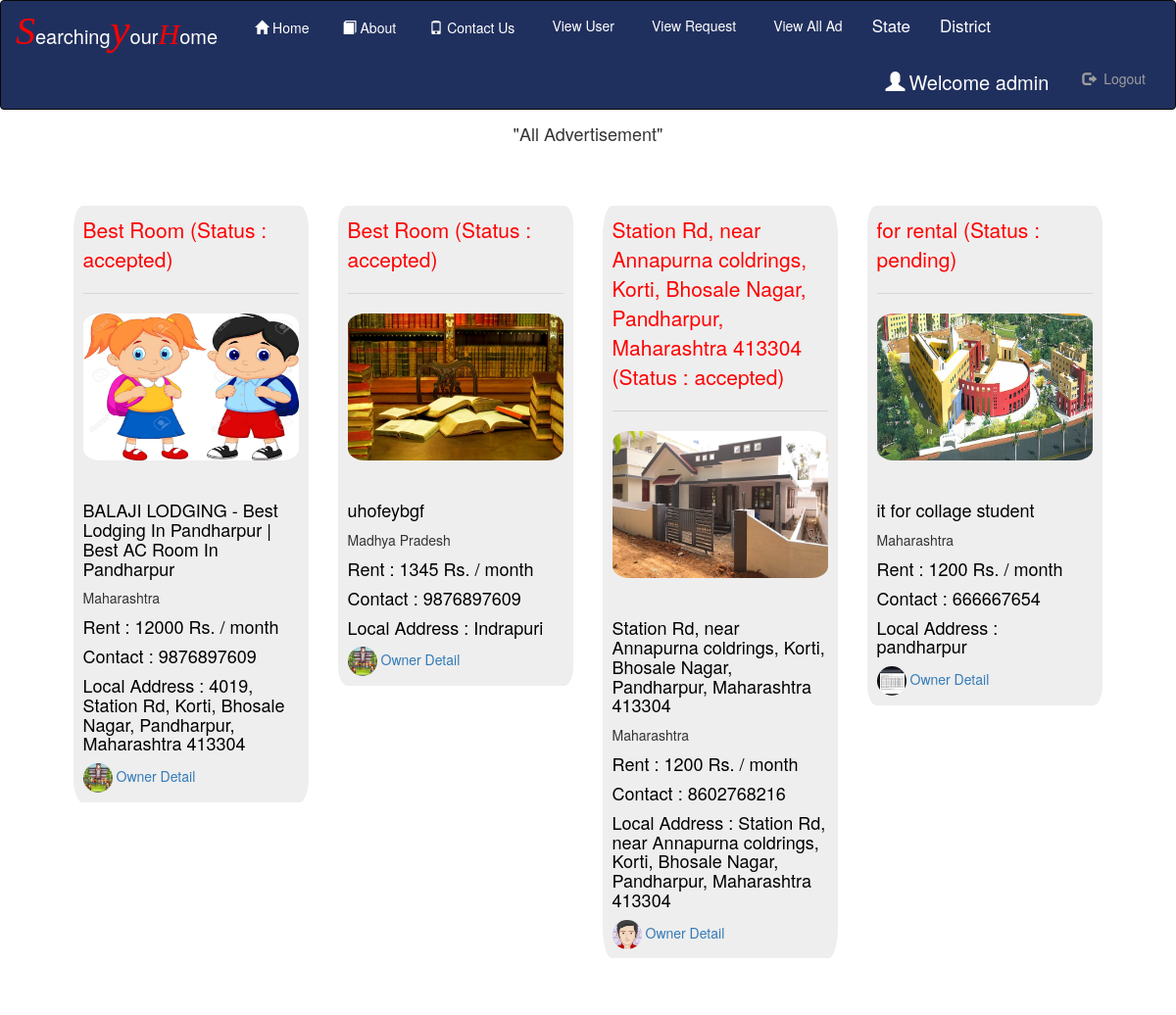
Page /all_ads (signed in) on the committed database.
### Room/models.py (models this page shows, shortened)
class Owner_Detail(models.Model):
    status = models.ForeignKey(Status,on_delete=models.CASCADE,null=True)
    register=models.ForeignKey(Register,on_delete=models.CASCADE,null=True)
    state=models.ForeignKey(State,on_delete=models.CASCADE,null=True)
    dist=models.ForeignKey(District,on_delete=models.CASCADE,null=True)
    local_add = models.CharField(max_length=100,null=True)
    title=models.CharField(max_length=100,null=True)
    desc=models.CharField(max_length=100,null=True)
    rent=models.IntegerField(null=True)
    img=models.FileField(null=True)

class Status(models.Model):
    status = models.CharField(max_length=100,null=True)

class State(models.Model):
    state=models.CharField(max_length=100,null=True)

class Register(models.Model):
    user=models.ForeignKey(User,on_delete=models.CASCADE,null=True)
    gen=models.CharField(max_length=30,null=True)
    add=models.CharField(max_length=100,null=True)
    mobile=models.CharField(max_length=10,null=True)
    image=models.FileField(null=True)
    birth=models.DateField(null=True)

### Room/views.py (the view)
# urls.py: path('all_ads', All_Ads ,name='alladd'),
def All_Ads(request):
    if not request.user.is_staff:
        return redirect('home')
    data=Owner_Detail.objects.all()
    d={'data':data}
    return render(request,'all_ads.html',d)

### Room/templates/all_ads.html (shortened to what this page needs)
{% extends 'navigation.html' %}
{% block body %}
<p align="center" style="margin-top:1%;font-size:18px">"All Advertisement"</p>
    <div class="row" style="margin:5%">
        {% for i in data %}
        <div class="col-sm-3">
            <div class="jumbotron" style="width:100%;border-radius:4%;padding:4%">
            <p style="color:red">{{i.title}} (Status :  {{i.status.status}}) <hr></p>
                <a href="{% url 'detail1' i.id %}" ><img src="{{i.img.url}}" style="border-radius:8%;width:100%;height:150px;"><hr></a>
            <h4 style="color:Black">{{i.desc}}</h4>{{i.state.state}}
            <h4 style="color:black">Rent : {{i.rent}} Rs. / month</h4>
            <h4 style="color:black">Contact : {{i.register.mobile}}</h4>
            <h4 style="color:black">Local Address : {{i.local_add}}</h4>
                <a href="{% url 'owner' i.id %}"><img src="{{i.register.image.url}}" style="border-radius:50%;width:30px;height:30px"> Owner Detail</a><br>
            </div>
        </div>
        {% endfor %}
    </div>
{% endblock %}

### Room/templates/navigation.html (shortened to what this page needs)
<!DOCTYPE html>
<html lang="en">
{% load static %}
<head>
  <link rel="stylesheet" href="https://maxcdn.bootstrapcdn.com/bootstrap/3.3.6/css/bootstrap.min.css">
    <link rel = stylesheet href = "https://cdn.datatables.net/1.10.20/css/jquery.dataTables.min.css">
</head>
<body>
<nav class="navbar navbar-inverse" style="padding:0px;margin:0px;background-color:#20305E;color:white;>
  <div class="container-fluid" style="padding:0px;margin:0px">
    <div class="navbar-header" style="margin-bottom:4px;margin-right:4px;">
      <a class="navbar-brand" href="#"><span style="font-size:40px;color:Red"><i style="font-family:cursive">S</i></span><span style="font-size:20px;color:white">earching</span><span style="font-size:45px;color:Red"><i style="font-family:cursive">y</i></span><span style="font-size:20px;color:white">our</span><span style="font-size:30px;color:Red"><i style="font-family:cursive">H</i></span><span style="font-size:20px;color:white">ome</span></a>
    </div>
    <ul class="nav navbar-nav">
      <li><a href="{% url 'home' %}" style = "color : white" ><span class="glyphicon glyphicon-home" style="padding:4px"></span>Home</a></li>
        <li><a href="{% url 'about' %}" style = "color : white"><span class="glyphicon glyphicon-book" style="padding:4px"></span>About</a></li>
        <li><a href="{% url 'contact' %}" style = "color : white"><span class="glyphicon glyphicon-phone" style="padding:4px"></span>Contact Us</a></li>
      {% if not request.user.is_staff %}
      <li><a href="{% url 'search' %}" style = "color : white"><span class="glyphicon glyphicon-search" style="padding:4px"></span>Search Home</a></li>
      {% if request.user.username %}
        <li><a href="{% url 'rent1' %}" style = "color : white"><span class="glyphicon glyphicon-plus" style="padding:4px"></span>Add HomeOnRent</a></li>
      <li><a href="{% url 'img' %}" style = "color : white"><span class="glyphicon glyphicon-View" style="padding:4px"></span>View My Ad</a></li>
    {% endif %}
        {% else %}
      <li><a href="{% url 'view_user' %}" style = "color : white"><span class="glyphicon glyphicon-View" style="padding:4px"></span>View User</a></li>
      <li><a href="{% url 'request' %}" style = "color : white"><span class="glyphicon glyphicon-View" style="padding:4px"></span>View Request</a></li>
      <li><a href="{% url 'alladd' %}" style = "color : white"><span class="glyphicon glyphicon-View" style="padding:4px"></span>View All Ad</a></li>
        <li class="nav-item dropdown">
      <a class="nav-link dropdown-toggle" href="#" id="navbardrop" data-toggle="dropdown" style="font-size:17px;color : white">
        State
      </a>
    </li>
       <li class="nav-item dropdown">
      <a class="nav-link dropdown-toggle" href="#" id="navbardrop" data-toggle="dropdown" style="font-size:17px;color : white ">
        District
      </a>
    </li>
        {% endif %}
    </ul>
    {% if request.user.username %}
    <ul class="nav navbar-nav navbar-right">
      <li><a href="{% url 'user_detail' %}" style="color:white;font-size:20px"> <span class="glyphicon glyphicon-user" style="padding:4px;"></span>Welcome  {{request.user.username}}</a></li>
      <li><a href="{% url 'logout' %}" style="margin-right:30px"><span class="glyphicon glyphicon-log-out" style="padding:4px;"></span> Logout</a></li>
    </ul>
    {% endif %}
</nav>
{% block body %}
{% endblock %}
</body>
</html>

### rows in the picture
Owner_Detail: title "Best Room", status.status "accepted", img (picture), desc "BALAJI LODGING - Best Lodging In Pandharpur | Best AC Room In Pandharpur", state.state "Maharashtra", rent "12000", register.mobile "9876897609", local_add "4019, Station Rd, Korti, Bhosale Nagar, Pandharpur, Maharashtra 413304", register.image (picture)
Owner_Detail: title "Best Room", status.status "accepted", img (picture), desc "uhofeybgf", state.state "Madhya Pradesh", rent "1345", register.mobile "9876897609", local_add "Indrapuri", register.image (picture)
Owner_Detail: title "Station Rd, near Annapurna coldrings, Korti, Bhosale Nagar, Pandharpur, Maharashtra 413304", status.status "accepted", img (picture), desc "Station Rd, near Annapurna coldrings, Korti, Bhosale Nagar, Pandharpur, Maharashtra 413304", state.state "Maharashtra", rent "1200", register.mobile "8602768216", local_add "Station Rd, near Annapurna coldrings, Korti, Bhosale Nagar, Pandharpur, Maharashtra 413304", register.image (picture)
Owner_Detail: title "for rental", status.status "pending", img (picture), desc "it for collage student", state.state "Maharashtra", rent "1200", register.mobile "666667654", local_add "pandharpur", register.image (picture)

### other values in the picture
{{ request.user.username }} "admin"
